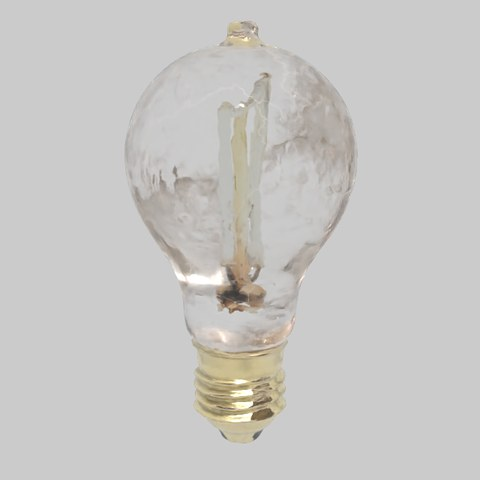
#> input picture docs/img/bulb.jpg, 480 x 480 px, given in place of testset_v5_00.png, which was not available
$ python compose_gallery.py
#> lines starting #> are read from the running program, lines starting #| are printed output that depends on the picture
"""Gallery image (8×4) from the athenea stills of the four test sets."""
import numpy as np
from PIL import Image
fs = [f"out/stills/{s}_v5_0{i}.png" for s in ("testset", "testset2", "testset3", "testset4") for i in range(8)]
cell, cols = 270, 8
g = Image.new("RGB", (cols * cell, 4 * cell), (204, 204, 204))
#> g: PIL image 2160x1080 RGB; every value is 204
for k, f in enumerate(fs):
    im = Image.open(f).convert("RGB"); a = np.asarray(im).astype(int); bg = tuple(int(v) for v in a[2, 2])
#> further down, im is the input picture: PIL image 480x480 RGB; mean R, G, B 199.7, 198.5, 196.3
#> after `bg = tuple((int(v) for v in a[2, 2]))`: bg = (203, 203, 203)
    ys, xs = np.nonzero(np.abs(a - np.array(bg)).sum(-1) > 18)
    cy, cx = (ys.min() + ys.max()) // 2, (xs.min() + xs.max()) // 2
#> cy = 230; cx = 240
    h = int(max(ys.max() - ys.min(), xs.max() - xs.min()) * 0.62 + 10)
#> h = 274
    c = Image.new("RGB", (2 * h, 2 * h), bg); c.paste(im, (h - cx, h - cy))
#> after `c = Image.new('RGB', (2 * h, 2 * h), bg)`: c: PIL image 548x548 RGB; every value is 203
#> after `c.paste(im, (h - cx, h - cy))`:
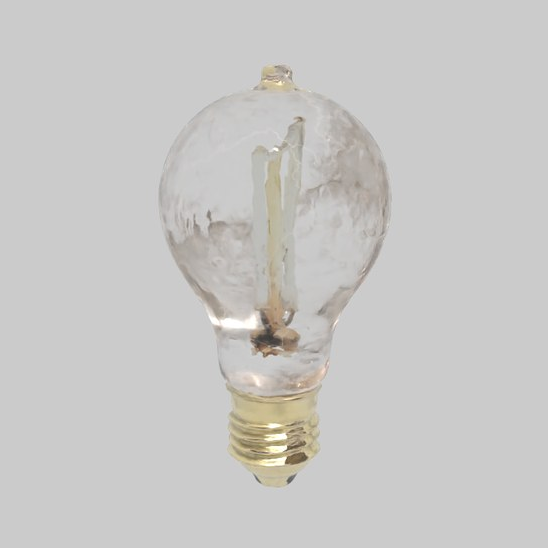
#> c: PIL image 548x548 RGB; mean R, G, B 200.5, 199.5, 197.8
    g.paste(c.resize((cell, cell), Image.LANCZOS), ((k % cols) * cell, (k // cols) * cell))
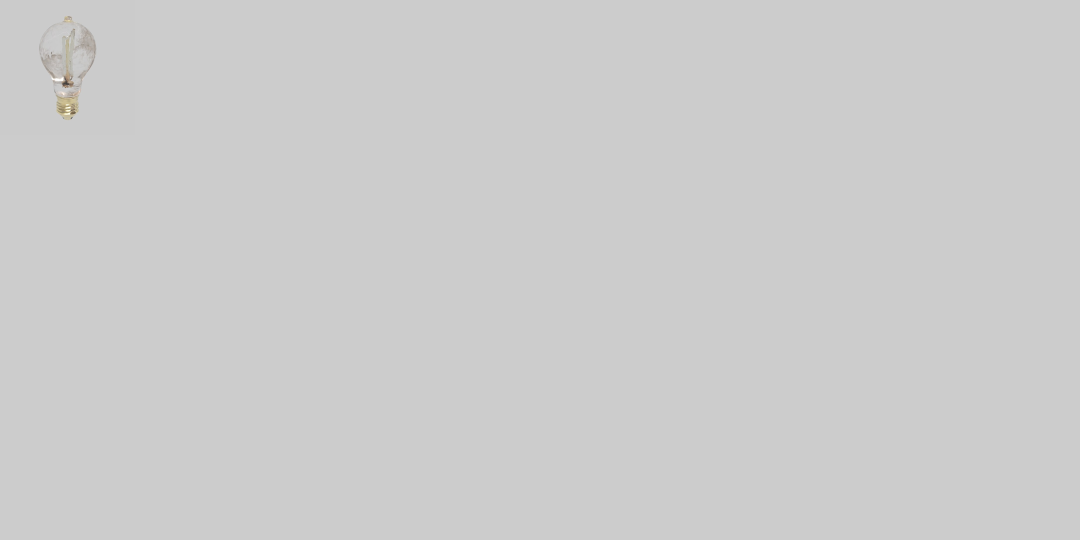
#> g: PIL image 2160x1080 RGB (shown at 1/2 size); mean R, G, B 203.9, 203.9, 203.8
#> pass 2 of the loop `for k, f in enumerate(fs):`:
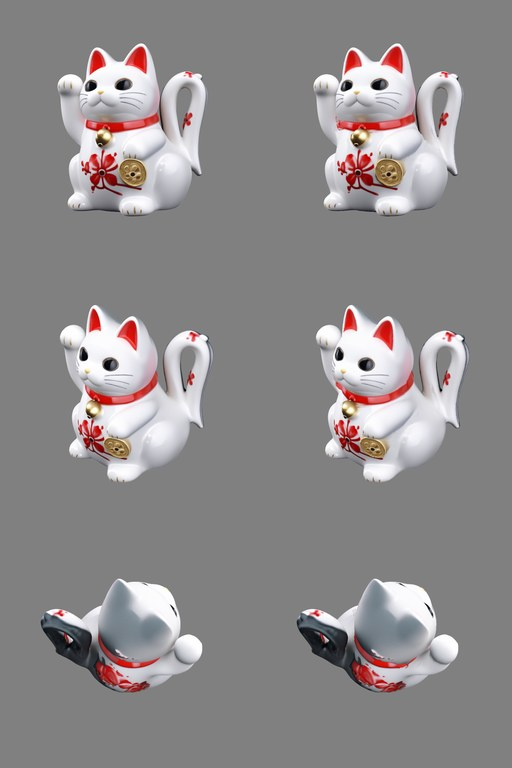
#> input picture docs/img/cat_compare.jpg, 512 x 768 px, given in place of testset_v5_01.png, which was not available
#> im is the input picture: PIL image 512x768 RGB; mean R, G, B 142.8, 139.1, 139.8
#> a: shape (768, 512, 3) int64
#> bg = (128, 128, 128)
#> cy = 367; cx = 255
#> h = 415
#> c: PIL image 830x830 RGB; every value is 128
#> `c.paste(im, (h - cx, h - cy))`:
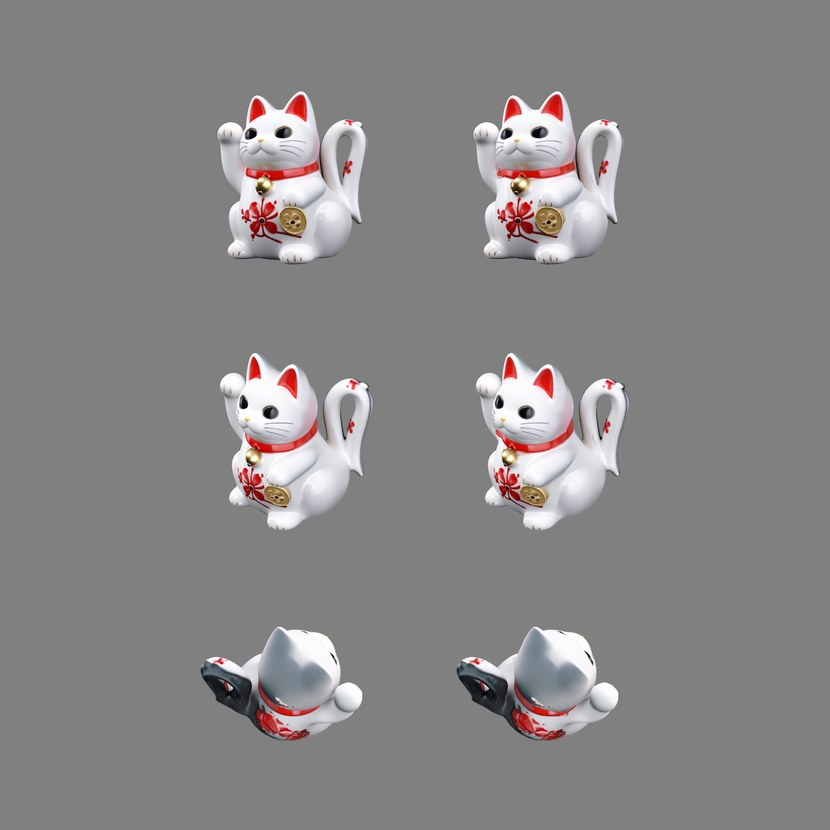
#> c: PIL image 830x830 RGB; mean R, G, B 136.5, 134.3, 134.7
#> `g.paste(c.resize((cell, cell), Image.LANCZOS), ((k % cols) * cell, (k ..`:
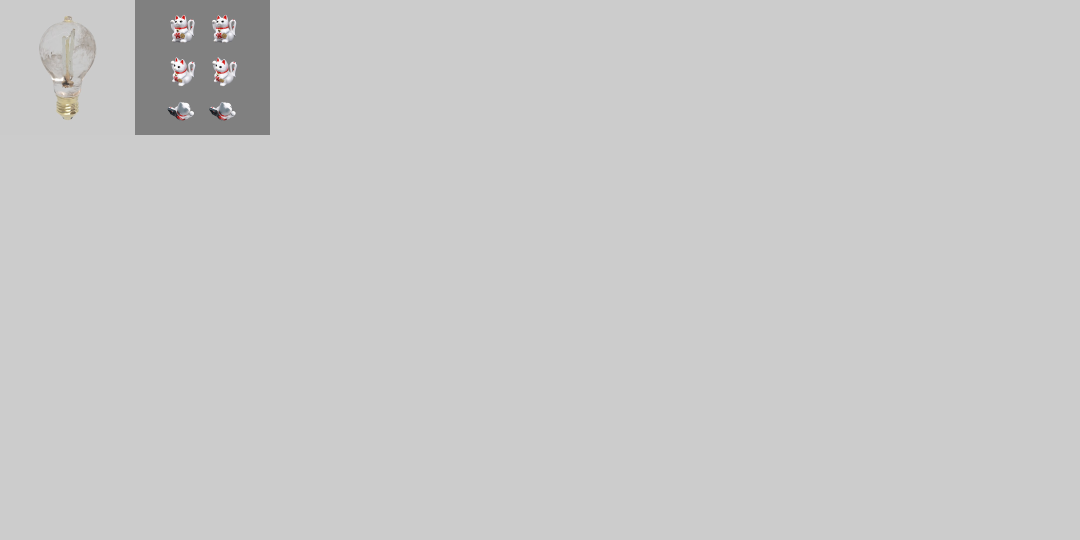
#> g: PIL image 2160x1080 RGB (shown at 1/2 size); mean R, G, B 201.8, 201.7, 201.6
#> (the run stopped early here; a loop or call above may not have finished)
